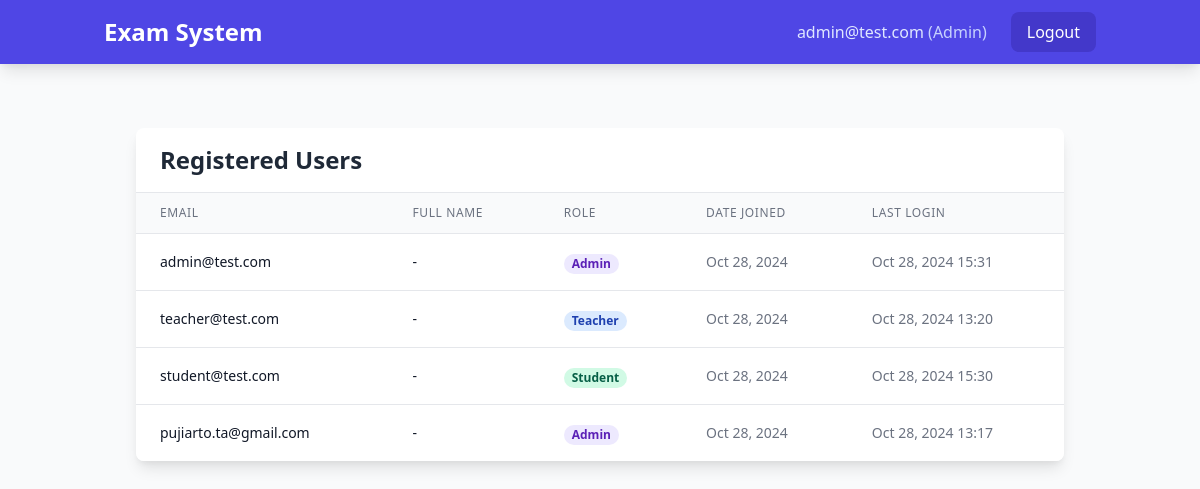
/otosapp/admin/users/ (signed in), run on an earlier commit of the app's database.
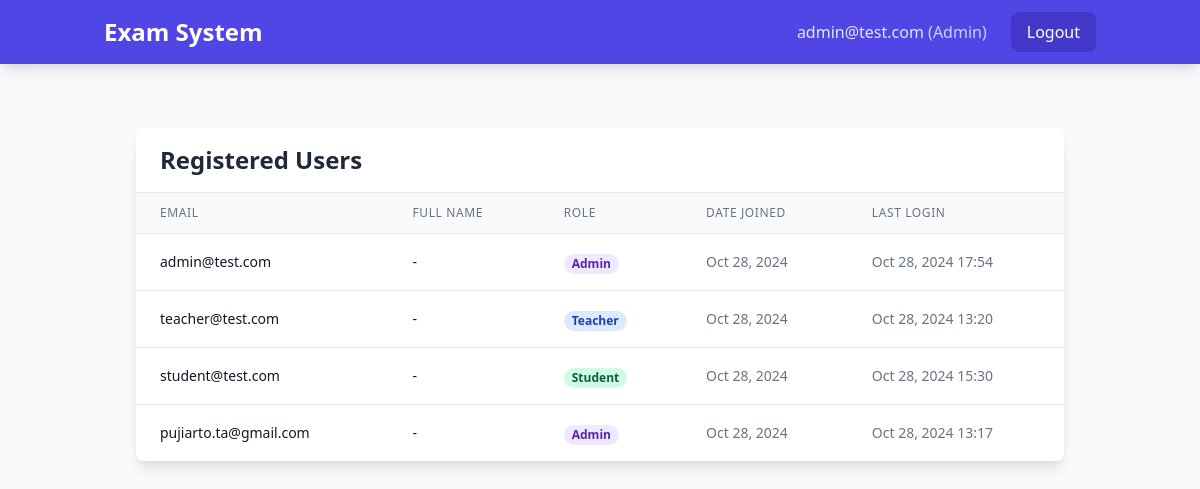
And on a later commit of the database.
### otosapp/models.py (models this page shows, shortened)
class User(AbstractUser):
    email = models.EmailField(unique=True)
    USERNAME_FIELD = 'email'
    REQUIRED_FIELDS = ['username']
    role = models.ForeignKey('Role', on_delete=models.SET_NULL, null=True)
    groups = models.ManyToManyField(
        Group,
        related_name="custom_user_set",  # Add a custom related name here
        blank=True,
        help_text="The groups this user belongs to.",
        verbose_name="groups"
    )
    user_permissions = models.ManyToManyField(
        Permission,
        related_name="custom_user_permissions",  # Add a custom related name here
        blank=True,
        help_text="Specific permissions for this user.",
        verbose_name="user permissions"
    )

class Role(models.Model):
    role_name = models.CharField(max_length=200, unique=True)

### otosapp/views.py (the view)
# urls.py: path('admin/users/', views.user_list, name='user_list'),
@login_required
@admin_required
def user_list(request):
    users = User.objects.all().order_by('-date_joined')
    return render(request, 'admin/user_list.html', {'users': users})

### otosapp/templates/admin/user_list.html (shortened to what this page needs)
{% extends 'base.html' %}
{% block content %}
<div class="max-w-6xl mx-auto py-8 px-4 sm:px-6 lg:px-8">
    <div class="bg-white shadow-lg rounded-lg overflow-hidden">
        <div class="px-6 py-4 border-b border-gray-200">
            <h2 class="text-2xl font-bold text-gray-800">Registered Users</h2>
        </div>
        <div class="overflow-x-auto">
            <table class="min-w-full divide-y divide-gray-200">
                <thead class="bg-gray-50">
                    <tr>
                        <th class="px-6 py-3 text-left text-xs font-medium text-gray-500 uppercase tracking-wider">Email</th>
                        <th class="px-6 py-3 text-left text-xs font-medium text-gray-500 uppercase tracking-wider">Full Name</th>
                        <th class="px-6 py-3 text-left text-xs font-medium text-gray-500 uppercase tracking-wider">Role</th>
                        <th class="px-6 py-3 text-left text-xs font-medium text-gray-500 uppercase tracking-wider">Date Joined</th>
                        <th class="px-6 py-3 text-left text-xs font-medium text-gray-500 uppercase tracking-wider">Last Login</th>
                    </tr>
                </thead>
                <tbody class="bg-white divide-y divide-gray-200">
                    {% for user in users %}
                    <tr class="hover:bg-gray-50">
                        <td class="px-6 py-4 whitespace-nowrap">
                            <div class="text-sm text-gray-900">{{ user.email }}</div>
                        </td>
                        <td class="px-6 py-4 whitespace-nowrap">
                            <div class="text-sm text-gray-900">{{ user.get_full_name|default:"-" }}</div>
                        </td>
                        <td class="px-6 py-4 whitespace-nowrap">
                            <span class="px-2 inline-flex text-xs leading-5 font-semibold rounded-full
                                {% if user.role.role_name == 'Admin' %}bg-purple-100 text-purple-800
                                {% elif user.role.role_name == 'Teacher' %}bg-blue-100 text-blue-800
                                {% else %}bg-green-100 text-green-800{% endif %}">
                                {{ user.role.role_name }}
                            </span>
                        </td>
                        <td class="px-6 py-4 whitespace-nowrap text-sm text-gray-500">
                            {{ user.date_joined|date:"M d, Y" }}
                        </td>
                        <td class="px-6 py-4 whitespace-nowrap text-sm text-gray-500">
                            {{ user.last_login|date:"M d, Y H:i"|default:"-" }}
                        </td>
                    </tr>
                    {% empty %}
                    <tr>
                        <td colspan="5" class="px-6 py-4 text-center text-sm text-gray-500">
                            No users found.
                        </td>
                    </tr>
                    {% endfor %}
                </tbody>
            </table>
        </div>
    </div>
</div>
{% endblock %}

### otosapp/templates/base.html (shortened to what this page needs)
<!DOCTYPE html>
<html lang="en">
<head>
    <link href="https://cdn.jsdelivr.net/npm/tailwindcss@2.2.19/dist/tailwind.min.css" rel="stylesheet">
</head>
<body class="bg-gray-50 min-h-screen">
    <nav class="bg-indigo-600 shadow-lg">
        <div class="container mx-auto px-4 py-3">
            <div class="flex justify-between items-center">
                <a href="{% url 'home' %}" class="text-2xl font-bold text-white hover:text-indigo-100 transition">
                    Exam System
                </a>
                {% if user.is_authenticated %}
                    <div class="flex items-center space-x-6">
                        <span class="text-indigo-100">
                            <span class="font-medium">{{ user.email }}</span>
                            <span class="text-indigo-200">({{ user.role.role_name }})</span>
                        </span>
                        <form action="{% url 'logout' %}" method="post" class="inline">
                            <button type="submit" class="px-4 py-2 bg-indigo-700 text-white rounded-lg hover:bg-indigo-800 transition">
                                Logout
                            </button>
                        </form>
                    </div>
                {% endif %}
            </div>
        </div>
    </nav>
    <main class="container mx-auto px-4 py-8">
        {% block content %}{% endblock %}
    </main>
</body>
</html>

What changed in the data, as far as the page shows it:
changed User "admin@test.com": last_login "Oct 28, 2024 15:31" → "Oct 28, 2024 17:54"
